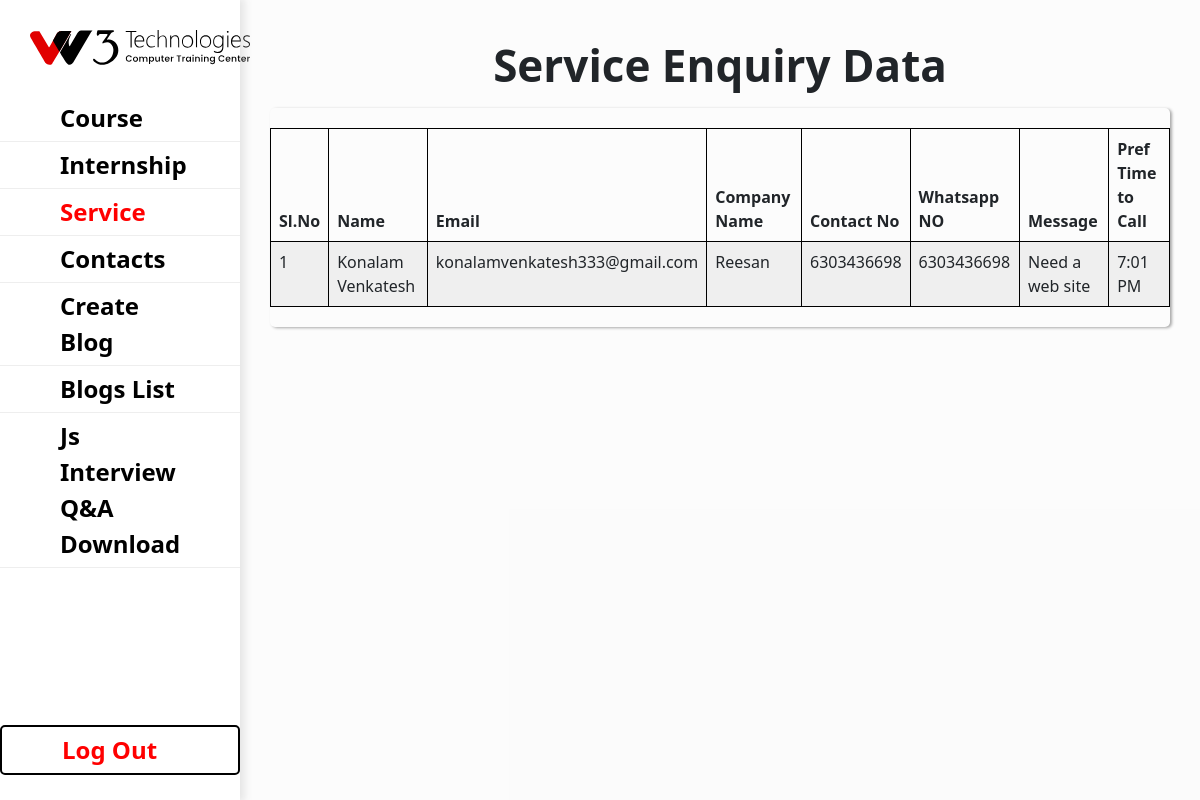
Page /dashboard.php?opt=service (signed in) on the committed database.
### tables this page shows
CREATE TABLE `service_form` (
  `service_enq_id` int(11) NOT NULL,
  `ser_name` varchar(100) NOT NULL,
  `ser_email` varchar(100) NOT NULL,
  `ser_contact_no` varchar(20) NOT NULL,
  `ser_whatsapp_no` varchar(20) NOT NULL,
  `company_name` varchar(150) NOT NULL,
  `pref_time` time NOT NULL,
  `message_note` varchar(255) NOT NULL,
  `created_date` timestamp NOT NULL DEFAULT current_timestamp() ON UPDATE current_timestamp()
);

### adminaccess/service.php (the view, shortened to what this page needs)
<?php  $basepath = '../w3tec.com';?>
<section class="data-section">
    <h2>Service Enquiry Data </h2>
    <div class="table-responsive">
        <table id="table" class="table table-striped" >
                <thead>
                    <tr>
                        <th>Sl.No</th>
                        <th>Name</th>
                        <th>Email</th>
                        <th>Company Name</th>
                        <th>Contact No</th>
                        <th>Whatsapp NO</th>
                        <th>Message</th>
                        <th>Pref Time to Call</th>
                    </tr>
                </thead>
                <tbody>
                    <?php
                    include "$basepath/database/db-config.php";
                    $sql = "SELECT * FROM `service_form`";
                    $data = $conn->query($sql);
                        if ($data->num_rows>0){
                            $count = 1;
                            while ($row= $data->fetch_assoc()){
                            $name = $row['ser_name'];
                            $email = $row['ser_email'];
                            $company = $row['company_name'];
                            $contactNo = $row['ser_contact_no'];
                            $whatsappNo = $row['ser_whatsapp_no'];
                            $message = $row['message_note'];
                            $prefTime = date("g:i A", strtotime($row['pref_time']));
                            echo "<tr>";
                            echo "<td>$count</td>";
                            echo "<td>$name</td>";
                            echo "<td>$email</td>";
                            echo "<td>$company</td>";
                            echo "<td>$contactNo</td>";
                            echo "<td>$whatsappNo</td>";
                            echo "<td>$message</td>";
                            echo "<td>$prefTime</td>";
                            echo "</tr>";
                            $count++;
                            }
                        }
                    ?>
                </tbody>
        </table>
    </div>
</section>

### styles/dashboard.css (style rules this page uses)
.data-section { margin-top: 30px; }
.data-section h2 { font-size: 44px; font-weight: 700; line-height: 70px; text-align: center; text-align: center; }
.table-responsive { margin: 0px 30px; border-radius: 5px; box-shadow: 2px 1px 3px rgb(169, 169, 169); }
table { margin: 20px 0px !important; }
table ,th , td { border: 1px solid black; }
td { text-align: left; }

### rows in the picture
service_form: ser_name "Konalam Venkatesh", ser_email "konalamvenkatesh333@gmail.com", company_name "Reesan", ser_contact_no "6303436698", ser_whatsapp_no "6303436698", message_note "Need a web site", pref_time "7:01 PM"
